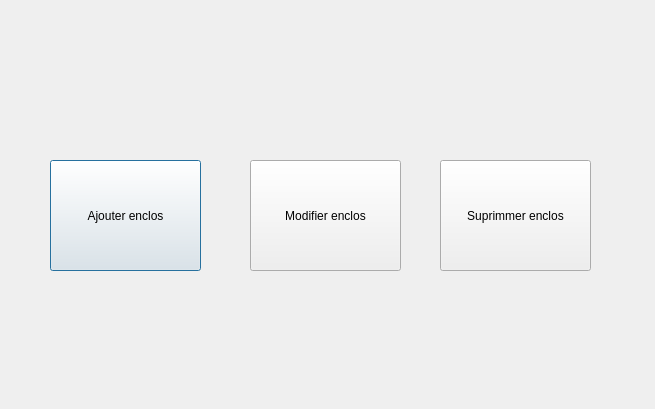
<?xml version="1.0" encoding="UTF-8"?>
<ui version="4.0">
 <class>Dialog</class>
 <widget class="QDialog" name="Dialog">
  <property name="geometry">
   <rect>
    <x>0</x>
    <y>0</y>
    <width>655</width>
    <height>409</height>
   </rect>
  </property>
  <property name="windowTitle">
   <string>Dialog</string>
  </property>
  <widget class="QPushButton" name="pushButton_ajouter">
   <property name="geometry">
    <rect>
     <x>50</x>
     <y>160</y>
     <width>151</width>
     <height>111</height>
    </rect>
   </property>
   <property name="text">
    <string>Ajouter enclos</string>
   </property>
  </widget>
  <widget class="QPushButton" name="pushButton_modifier">
   <property name="geometry">
    <rect>
     <x>250</x>
     <y>160</y>
     <width>151</width>
     <height>111</height>
    </rect>
   </property>
   <property name="text">
    <string>Modifier enclos</string>
   </property>
  </widget>
  <widget class="QPushButton" name="pushButton_suprimmer">
   <property name="geometry">
    <rect>
     <x>440</x>
     <y>160</y>
     <width>151</width>
     <height>111</height>
    </rect>
   </property>
   <property name="text">
    <string>Suprimmer enclos</string>
   </property>
  </widget>
 </widget>
 <resources/>
 <connections/>
</ui>
